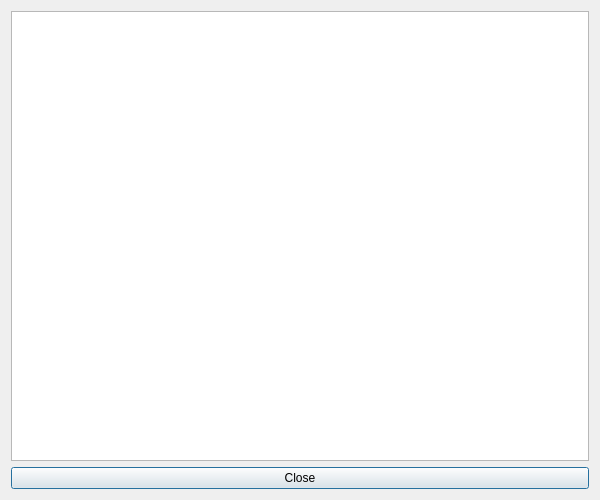
<?xml version="1.0" encoding="UTF-8"?>
<ui version="4.0">
 <class>HelpDialog</class>
 <widget class="QDialog" name="HelpDialog">
  <property name="geometry">
   <rect>
    <x>0</x>
    <y>0</y>
    <width>600</width>
    <height>500</height>
   </rect>
  </property>
  <property name="windowTitle">
   <string>Help</string>
  </property>
  <property name="modal">
   <bool>true</bool>
  </property>
  <layout class="QVBoxLayout" name="mainLayout">
   <item>
    <widget class="QTextEdit" name="text_widget">
     <property name="readOnly">
      <bool>true</bool>
     </property>
     <property name="font">
      <font>
       <family>Courier</family>
       <pointsize>10</pointsize>
      </font>
     </property>
    </widget>
   </item>
   <item>
    <widget class="QPushButton" name="closeButton">
     <property name="text">
      <string>Close</string>
     </property>
    </widget>
   </item>
  </layout>
 </widget>
 <resources/>
 <connections/>
</ui>
